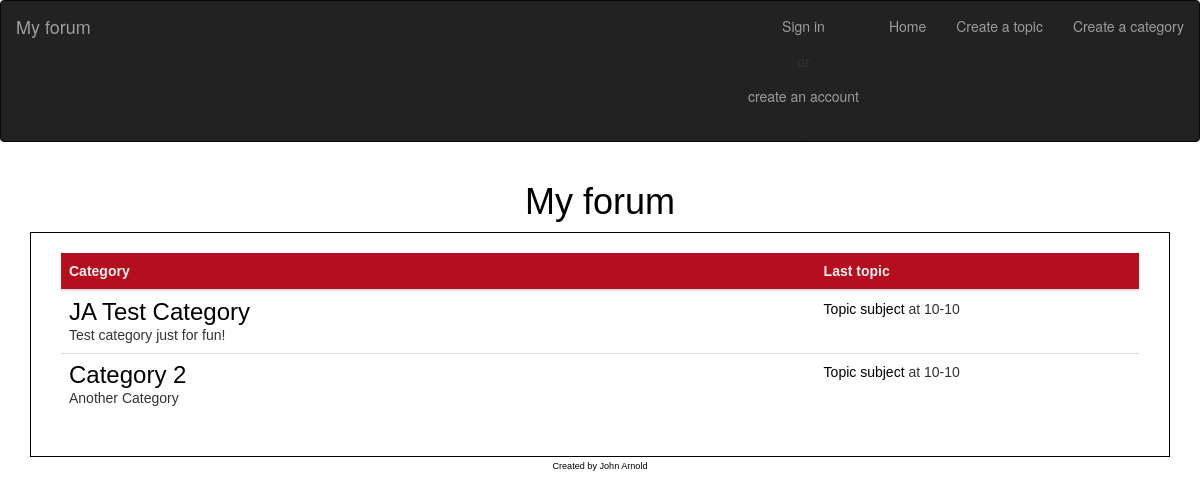
The page / on the database its author committed.
### tables this page shows
CREATE TABLE `categories` (
  `cat_id` int(8) NOT NULL,
  `cat_name` varchar(255) NOT NULL,
  `cat_description` varchar(255) NOT NULL
);

### index.php (the view)
<?php
include 'code/connect.php';
include 'header.php';
$result = mysqli_query($dbc,"CALL categories_sp()");
$row_count = $result->num_rows;
if(!$result)
{
    echo 'The categories could not be displayed, please try again later.';
}
else
{
    if($row_count == 0)
    {
        echo 'No categories defined yet.';
    }
    else
    {
        echo '<table class="table">
        		<thead>
	              <tr>
	                <th>Category</th>
	                <th>Last topic</th>
	              </tr>
	            </thead>
	            <tbody>';
        while($row = mysqli_fetch_array($result))
        {
            echo '<tr>';
                echo '<td class="leftpart">';
                    echo '<h3><a href="category.php?id=' . $row['cat_id'] .' ">' . $row['cat_name'] . '</a></h3>' . $row['cat_description'];
                echo '</td>';
                echo '<td class="rightpart">';
                            echo '<a href="topic.php?id=">Topic subject</a> at 10-10';
                echo '</td>';
            echo '</tr>';
        }
        echo "</tbody>
        </table>";
    }
}
include 'footer.php';
?>

### css/style.css (style rules this page uses)
body { background-color: #fff; text-align: center; }
table { border-collapse: collapse; width: 100%; }
table a { color: #000; }
th { background-color: #B40E1F; color: #F0F0F0; }
td { padding: 5px; }
h3 { margin: 0; padding: 0; }
.leftpart { width: 70%; }
.rightpart { width: 30%; }

### rows shown on the page
categories: cat_name "JA Test Category", cat_description "Test category just for fun!"
categories: cat_name "Category 2", cat_description "Another Category"
